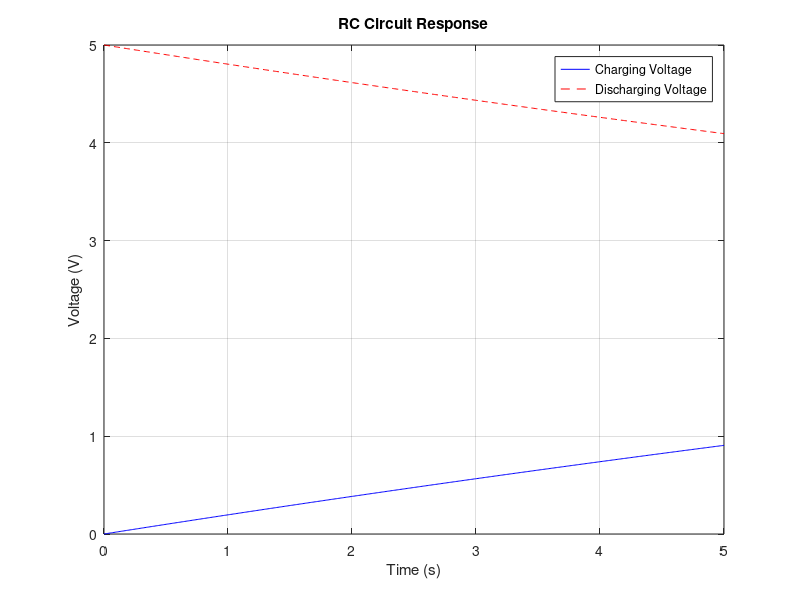
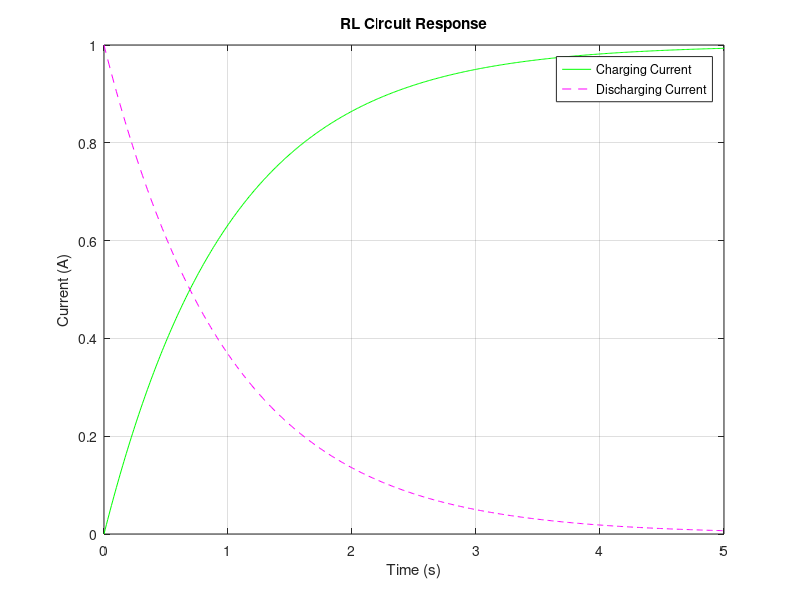

Write the MATLAB code that produced these figures, in order.
function crs()
    % Main function to run the circuit response simulation

    R = input('Enter Resistance (R) in Ohms: ');
    C = input('Enter Capacitance (C) in Farads (for RC circuit): ');
    L = input('Enter Inductance (L) in Henries (for RL circuit): ');
    V0 = input('Enter Initial Voltage (V0) in Volts: ');
    t = linspace(0, 5, 500); % Time from 0 to 5 seconds

    % Plot RC response
    plot_rc_response(R, C, V0, t);
    
    % Plot RL response
    plot_rl_response(R, L, V0, t);
end
%function for plotting rc responce
function plot_rc_response(R, C, V0, t)
   
    % Charging voltage across the capacitor
    V_charge = V0 * (1 - exp(-t / (R * C)));
    % Discharging voltage across the capacitor
    V_discharge = V0 * exp(-t / (R * C));

    % Plotting
    figure;
    plot(t, V_charge, 'b', 'DisplayName', 'Charging Voltage');
    hold on;
    plot(t, V_discharge, 'r--', 'DisplayName', 'Discharging Voltage');
    title('RC Circuit Response');
    xlabel('Time (s)');
    ylabel('Voltage (V)');
    legend;
    grid on;
    hold off;
end

%function for plotting rl response
function plot_rl_response(R, L, V0, t)

    % Charging current through the inductor
    I_charge = (V0 / R) * (1 - exp(-R * t / L));
    % Discharging current through the inductor
    I_discharge = (V0 / R) * exp(-R * t / L);

    % Plotting
    figure;
    plot(t, I_charge, 'g', 'DisplayName', 'Charging Current');
    hold on;
    plot(t, I_discharge, 'm--', 'DisplayName', 'Discharging Current');
    title('RL Circuit Response');
    xlabel('Time (s)');
    ylabel('Current (A)');
    legend;
    grid on;
    hold off;
end
crs();
